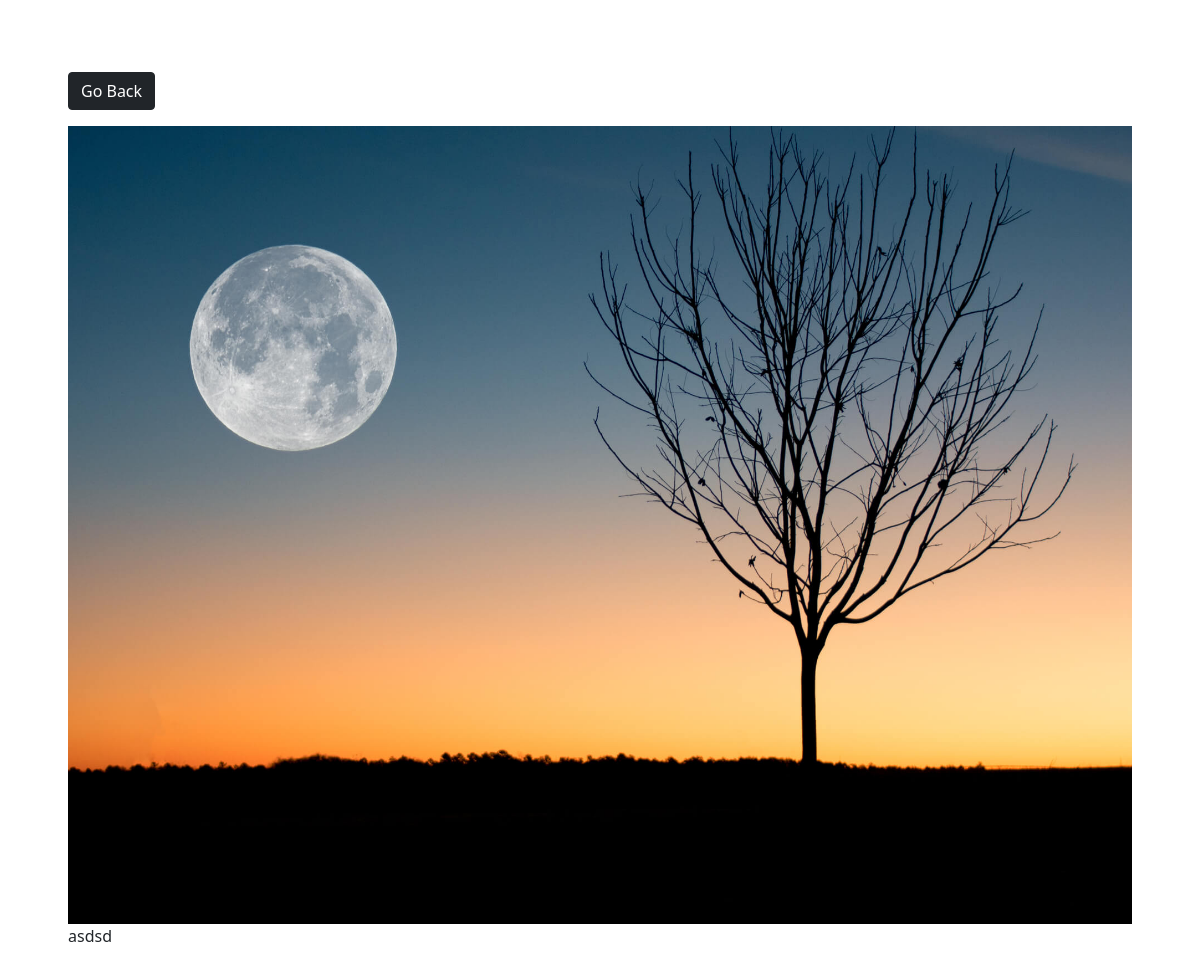
Screenshot of /photo/1/ with the database file from the repository.
### photos/models.py (models this page shows, shortened)
class Photo(models.Model):
    category = models.ForeignKey(Category,on_delete=models.SET_NULL,null=True,blank=True)
    image = models.ImageField(blank=False, null=False)
    title = models.CharField(max_length=50,null=True)
    descriptions = models.TextField()

### photos/views.py (the view)
# urls.py: path('photo/<str:pk>/',views.viewPhoto,name='photo'),
def viewPhoto(request,pk):
    photo = Photo.objects.get(id=pk)
    return render(request,'photos/photo.html',{'photo':photo})

### templates/photos/photo.html
{% extends 'photos/base.html' %}
{%block content%}
<body class="m-5">
    <div class="container">
        <div class="row justify-content-center">
            <div class="col">
                <a href="{% url 'gallery' %}" class="btn btn-dark my-3">Go Back</a>
                <div style="90vh">
                    <img style="max-width:100%; max-height:100%;" src="{{photo.image.url}}">
                    <p>{{photo.descriptions}}</p>
                </div>
            </div>
        </div>
    </div>
{%endblock%}

### rows the page displays
Photo: image (picture), descriptions "asdsd"
